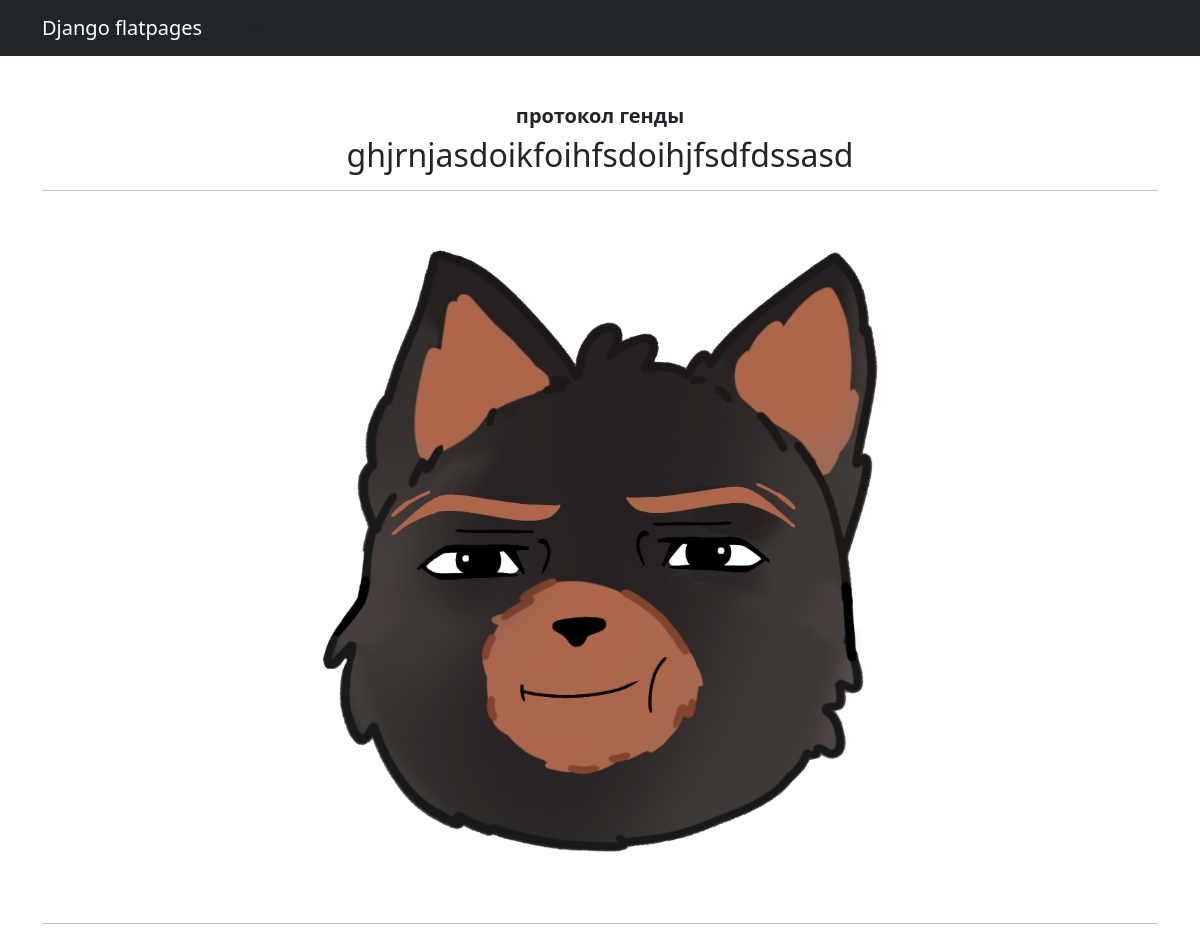
Screenshot of /noticeboard/5 (signed in) with the database file from the repository.
### noticeboard/models.py (models this page shows, shortened)
class Post(models.Model):
    post_Author = models.ForeignKey(User, on_delete=models.CASCADE)
    data_time = models.DateTimeField(auto_now_add=True)
    category = models.ManyToManyField(Category, through='PostCategory')
    header = models.CharField(max_length=50)
    text = models.TextField(max_length=3000)
    image = models.ImageField(upload_to='images/')

### noticeboard/views.py (the view)
# urls.py: path('<int:pk>', PostDetail.as_view(), name="details"),
class PostDetail(LoginRequiredMixin, DetailView):
    model = Post
    template_name = 'new.html'
    context_object_name = 'new'

### templates/new.html (shortened to what this page needs)
{% extends 'flatpages/default.html' %}
{% block content %}
<h5>
    <strong>{{ new.header }}</strong>
            <h2>{{ new.text }}</h2>
    <hr>
            <img src="{{ new.image.url }}" width="700px">
    <hr>
</h5>
{% endblock content %}

### rows the page displays
Post: header "протокол генды", text "ghjrnjasdoikfoihfsdoihjfsdfdssasd", image (picture)
